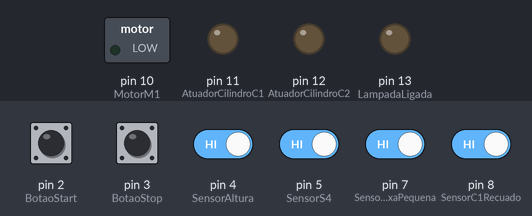
A sketch run on a simulated Arduino Uno, built with avr-gcc and run on an emulated ATmega328P. Parts: switched loads named in the sketch (green lamp = pin HIGH), output pins drawn as LEDs (lit = HIGH). The inputs (shaded band) are chosen by the test bench; at power-on: pin 2 (BotaoStart), pin 3 (BotaoStop), pin 4 (SensorAltura), pin 5 (SensorS4), pin 7 (SensorCaixaPequena), pin 8 (SensorC1Recuado) HIGH.

Above: at 1.2 s.
1.3 s: pin 2 (BotaoStart) pulled LOW for 0.15 s
At 1.6 s:
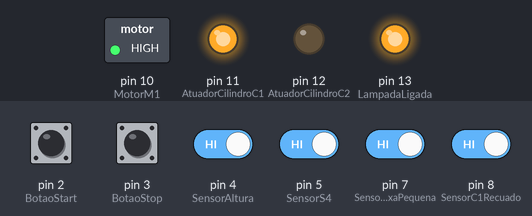
2.9 s: pin 5 (SensorS4) driven LOW
At 3.5 s:
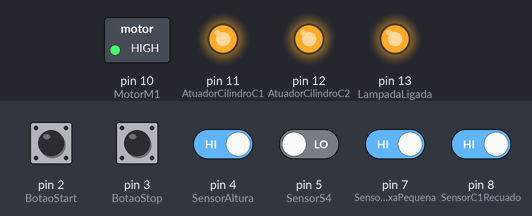
4.4 s: pin 3 (BotaoStop) pulled LOW for 0.15 s
At 5.3 s:
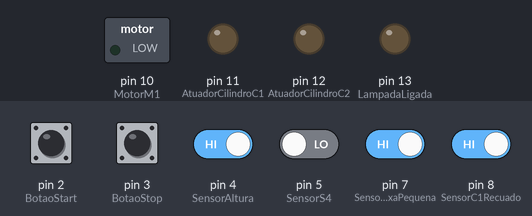
6.0 s: pin 2 (BotaoStart) pulled LOW for 1 s
At 6.6 s:
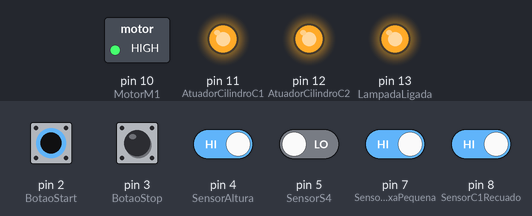
8.5 s: pin 7 (SensorCaixaPequena) driven LOW
At 9.1 s:
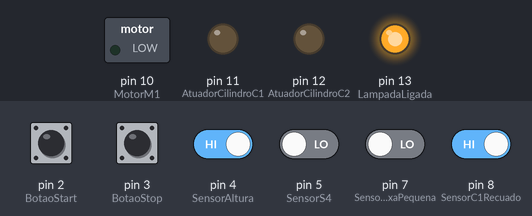
Timing chart, 0 to 11.0 s (numbered marks = the images above; inputs shaded):
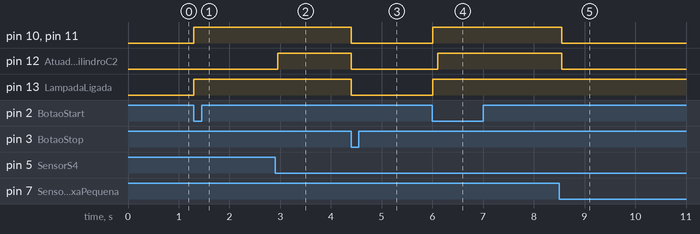

Measured:
- after the input at 1.3 s, pin 10 (MotorM1), pin 11 (AtuadorCilindroC1), pin 13 (LampadaLigada): LOW → HIGH at once
- after the input at 2.9 s, pin 12 (AtuadorCilindroC2): LOW → HIGH after 0.05 s
- after the input at 4.4 s, pin 10 (MotorM1), pin 11 (AtuadorCilindroC1), pin 12 (AtuadorCilindroC2), pin 13 (LampadaLigada): HIGH → LOW at once
- after the input at 6.0 s, pin 10 (MotorM1), pin 11 (AtuadorCilindroC1), pin 13 (LampadaLigada): LOW → HIGH at once; pin 12 (AtuadorCilindroC2): LOW → HIGH after 0.10 s
- after the input at 8.5 s, pin 10 (MotorM1), pin 11 (AtuadorCilindroC1), pin 12 (AtuadorCilindroC2): HIGH → LOW after 0.05 s

The sketch:

EX7.ino
```cpp
/* ************************************************************************

Colégio SATC
Curso Técnico em Mecatrônica
Disciplina: Sistemas Embarcados
Turma: 3191
Professor: Marcos Antonio Jeremias Coelho

Programa: Exercício 7, Separadora de Peças com Teste de Altura (MEF)

Autor: Augusto Bredlau Pinz
Data: 14/06/2026
Versão: 1.0

************************************************************************ */

const int EstadoAguardandoStart = 0;
const int EstadoMovendoETestando = 1;
const int EstadoPecaGrande = 2;
const int EstadoPecaPequenaS4 = 3;
const int EstadoDesviandoPequena = 4;
const int EstadoFinalizandoCiclo = 5;
const int BotaoStart = 2;
const int BotaoStop = 3;
const int SensorAltura = 4;
const int SensorS4 = 5;
const int SensorCaixaGrande = 6;
const int SensorCaixaPequena = 7;
const int SensorC1Recuado = 8;
const int SensorC2Recuado = 9;
const int MotorM1 = 10;
const int AtuadorCilindroC1 = 11;
const int AtuadorCilindroC2 = 12;
const int LampadaLigada = 13;
int EstadoAtual = EstadoAguardandoStart;

void setup() {
  pinMode(BotaoStart, INPUT_PULLUP);
  pinMode(BotaoStop, INPUT_PULLUP);
  pinMode(SensorAltura, INPUT_PULLUP);
  pinMode(SensorS4, INPUT_PULLUP);
  pinMode(SensorCaixaGrande, INPUT_PULLUP);
  pinMode(SensorCaixaPequena, INPUT_PULLUP);
  pinMode(SensorC1Recuado, INPUT_PULLUP);
  pinMode(SensorC2Recuado, INPUT_PULLUP);
  pinMode(MotorM1, OUTPUT);
  pinMode(AtuadorCilindroC1, OUTPUT);
  pinMode(AtuadorCilindroC2, OUTPUT);
  pinMode(LampadaLigada, OUTPUT);
  desligarAtuadores();
}

void loop() {
  if (digitalRead(BotaoStop) == LOW) {
    EstadoAtual = EstadoAguardandoStart;
  }

  switch (EstadoAtual) {

    case EstadoAguardandoStart:
      desligarAtuadores();
      if (digitalRead(BotaoStart) == LOW) {
        digitalWrite(LampadaLigada, HIGH);
        digitalWrite(MotorM1, HIGH);
        digitalWrite(AtuadorCilindroC1, HIGH);
        EstadoAtual = EstadoMovendoETestando;
      }
      break;

    case EstadoMovendoETestando:
      if (digitalRead(SensorAltura) == LOW) {
        EstadoAtual = EstadoPecaGrande;
      } else if (digitalRead(SensorS4) == LOW) {
        EstadoAtual = EstadoPecaPequenaS4;
      }
      break;

    case EstadoPecaGrande:
      if (digitalRead(SensorCaixaGrande) == LOW) {
        EstadoAtual = EstadoFinalizandoCiclo;
      }
      break;

    case EstadoPecaPequenaS4:
      digitalWrite(AtuadorCilindroC2, HIGH);
      EstadoAtual = EstadoDesviandoPequena;
      break;

    case EstadoDesviandoPequena:
      if (digitalRead(SensorCaixaPequena) == LOW) {
        EstadoAtual = EstadoFinalizandoCiclo;
      }
      break;

    case EstadoFinalizandoCiclo:
      digitalWrite(MotorM1, LOW);
      digitalWrite(AtuadorCilindroC1, LOW);
      digitalWrite(AtuadorCilindroC2, LOW);
      if (digitalRead(SensorC1Recuado) == LOW && digitalRead(SensorC2Recuado) == LOW) {
        EstadoAtual = EstadoAguardandoStart;
      }
      break;
  }
  delay(50);
}

void desligarAtuadores() {
  digitalWrite(MotorM1, LOW);
  digitalWrite(AtuadorCilindroC1, LOW);
  digitalWrite(AtuadorCilindroC2, LOW);
  digitalWrite(LampadaLigada, LOW);
}
```
